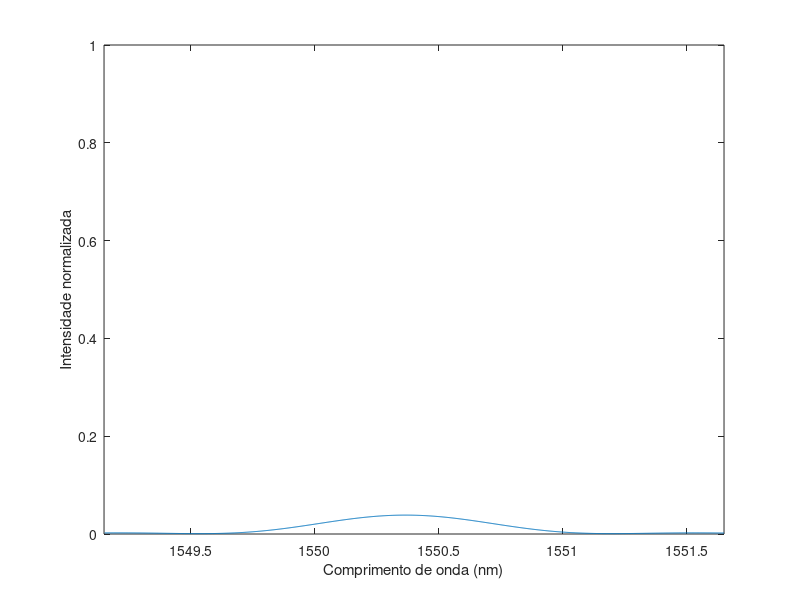

Write MATLAB code to recreate this figure.
clear;
format long;
var = 1000;
dl = 2.5/var;

for jj=1:var
lambdak(jj)=1550.4+dl*(jj-var/2);
lambdak(jj)=lambdak(jj)*1e-9;
end;

ltot=1e-3;
ntot=80;
lt1=ltot/ntot;
beta1=1.44582536691503;
warto=5.360260082126142e-007;
kold=2.033120705980911e+002;

for rr=1:ntot
wart(rr)=warto+0.25e-9*(rr-1)/ntot;
end;

for jj=1:var
lambda=lambdak(jj);
dbeta1=2.0*pi*(2*beta1-lambda/warto)/lambda;
delt1=dbeta1/2.0;
gamma1=sqrt(kold^2-delt1^2);
t1(1,1)=(cosh(gamma1*lt1)+i*delt1*sinh(gamma1*lt1)/gamma1)*exp(i*pi*lt1/warto);
t1(2,2)=(cosh(gamma1*lt1)-i*delt1*sinh(gamma1*lt1)/gamma1)*exp(-1.0*i*pi*lt1/warto);
t1(1,2)=-1.0*kold*sinh(gamma1*lt1)*exp(-1.0*i*pi*lt1/warto)/gamma1;
t1(2,1)=-1.0*kold*sinh(gamma1*lt1)*exp(i*pi*lt1/warto)/gamma1;
tnew=t1;
fas1=0.0;
    for rr=2:ntot
    fas1=fas1+2.0*pi*lt1/wart(rr);
    dbeta1=2.0*pi*(2*beta1-lambda/wart(rr))/lambda;
    delt1=dbeta1/2.0;
    gamma1=sqrt(kold^2-delt1^2);
    t1(1,1)=(cosh(gamma1*lt1)+i*delt1*sinh(gamma1*lt1)/gamma1)*exp(i*pi*lt1/wart(rr));
    t1(2,2)=(cosh(gamma1*lt1)-i*delt1*sinh(gamma1*lt1)/gamma1)*exp(-1.0*i*pi*lt1/wart(rr));
    t1(1,2)=-1.0*kold*sinh(gamma1*lt1)*exp(-1.0*i*(pi*lt1/wart(rr)+fas1))/gamma1;
    t1(2,1)=-1.0*kold*sinh(gamma1*lt1)*exp(i*(pi*lt1/wart(rr)+fas1))/gamma1;
    tnew=tnew*t1;
    end;
lal=tnew(2,1)/tnew(1,1);
r1(jj)=abs(lal)^2;
phs2(jj)=-1.0*angle(lal);
tr1(jj)=1/abs(tnew(1,1))^2;
r2(jj)=1.0-tr1(jj);
end;

figure (1)
plot (lambdak*1e9,r1);
axis([1550.4-dl*var/2 1550.4+dl*var/2 0 1]);
xlabel('Comprimento de onda (nm)');
ylabel('Intensidade normalizada');